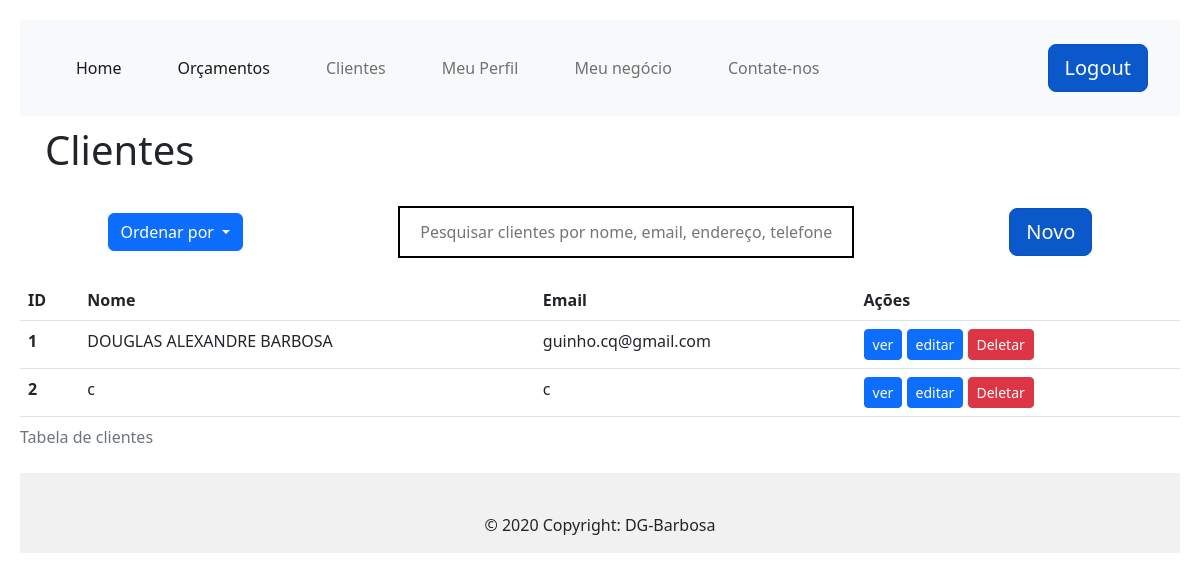
Page /clients (signed in) on the earlier database version.
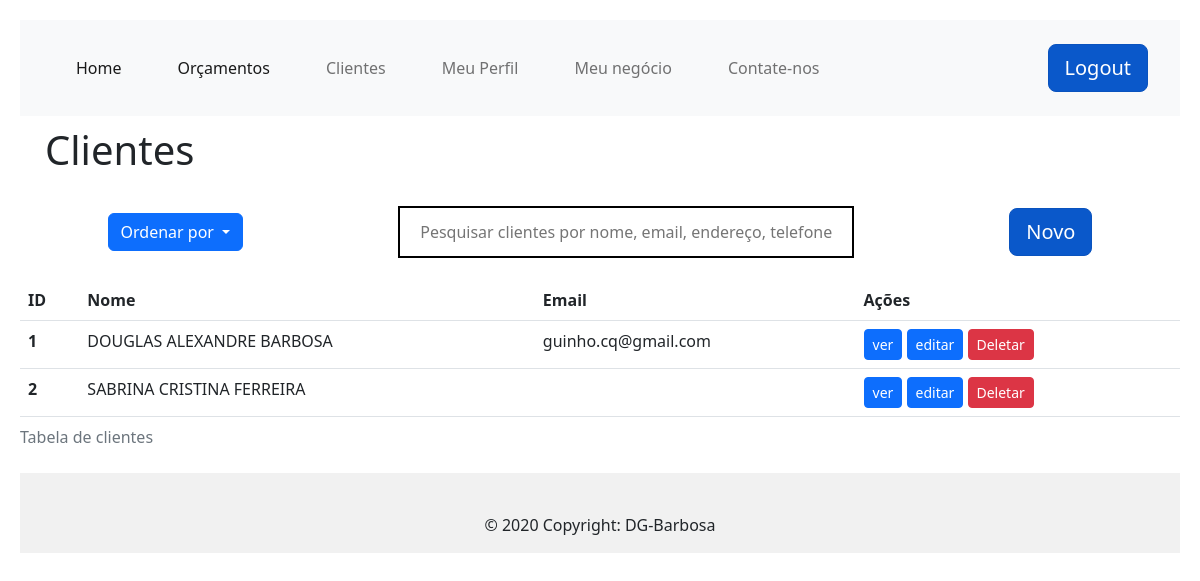
Same page on the later database version.
### app/models/tables.py (models this page shows, shortened)
class Clients(db.Model):
    _tablename__ = "clients"
    id = db.Column(db.Integer, primary_key=True, autoincrement=True)
    name = db.Column(db.String(150))
    email = db.Column(db.String, unique=True)
    address = db.Column(db.String)
    phone = db.Column(db.String)
    phone2 = db.Column(db.String)

### app/controllers/default.py (the view)
@app.route("/clients", methods=['GET'])
def clients():
    clients =  Clients.query.all()
    return render_template(
        "clients.html",
        title = "Clientes", clients=clients)

### app/controllers/default.py (called while the page is built)
@lm.user_loader
def load_user(id):
    return User.query.filter_by(id=id).first()

### app/models/tables.py (called while the page is built)
    @property
    def is_authenticated(self):
        return True

### app/templates/clients.html (shortened to what this page needs)
{% extends "base.html" %}
{% block conteudo %}
<h1 style="margin-left: 15px;padding: 10px">Clientes</h1>
<div style="display: flex; justify-content:space-around; align-items:center; margin: 10px;">
  <div class="dropdown" id="order">
    <button class="btn btn-primary dropdown-toggle" type="button" data-bs-toggle="dropdown" aria-expanded="false">
      Ordenar por
    </button>
  </div>
  <input type="text" id="myInput" style="
      background-image: url('https://img.icons8.com/search');
      background-position:right;
      background-repeat: no-repeat;
      background-size:5%;
      width: 40%; font-size: 16px;
      padding: 12px 20px 12px;
      border: 2px solid rgb(0, 0, 0);
      margin-bottom: 12px;
      margin-top: 12px;
      justify-content: center" onkeyup="myFunction()"
    placeholder="Pesquisar clientes por nome, email, endereço, telefone...">
  <div>
    <a href="{{ url_for('cadastro_clientes') }}" class="btn btn-primary btn-lg active" role="button"
      aria-pressed="true">Novo</a>
  </div>
</div>
<div>
  <table class="table" id="myTable">
    <caption>Tabela de clientes</caption>
    <thead class="thead-dark">
      <tr>
        <th scope="col">ID</th>
        <th scope="col">Nome</th>
        <th scope="col">Email</th>
        <th scope="col">Ações</th>
      </tr>
    </thead>
    <tbody id="body">
      <tr>
        {% for client in clients %}
        <th scope="row">{{ client.id }}</th>
        <td>{{ client.name }}</td>
        <td>{{ client.email }}</td>
        <td>
          <a href="/viewClient/{{ client.id }}">
            <input type="button" class="btn btn-primary btn-sm" value="ver">
          </a>
          <a href="/edit/{{ client.id }}">
            <input type="button" class="btn btn-primary btn-sm" value="editar">
          </a>
          <a href="/delete/{{client.id}}">
            <input type="button" class="btn btn-danger btn-sm" value="Deletar" />
          </a>
        </td>
      </tr>
      {% endfor %}
    </tbody>
  </table>
</div>
{% endblock %}

### app/templates/base.html (shortened to what this page needs)
<!doctype html>
<html lang="pt-br">
<head>
  <link rel=stylesheet type=text/css href="{{ url_for('static', filename='css/style.css') }}">
  <link href="https://cdn.jsdelivr.net/npm/bootstrap@5.2.3/dist/css/bootstrap.min.css" rel="stylesheet"
>
</head>
<body>
  <nav class="navbar navbar-expand-lg bg-light">
    <div class="container-fluid">
      <div class="collapse navbar-collapse" id="navbarNav">
        <ul class="navbar-nav">
          <li class="nav-item">
            <a class="nav-link active" aria-current="page" href="/">Home</a>
          </li>
          <li class="nav-item">
            <a class="nav-link active" aria-current="page" href="/orcamentos">Orçamentos</a>
          </li>
          <li class="nav-item">
            <a class="nav-link" href="/clients">Clientes</a>
          </li>
          <li class="nav-item">
            <a class="nav-link" href="/perfil">Meu Perfil</a>
          </li>
          <li class="nav-item">
            <a class="nav-link" href="/negocio">Meu negócio</a>
          </li>
          <li class="nav-item">
            <a class="nav-link" href="/contatos">Contate-nos</a>
          </li>
        </ul>
        <div class="login">
          {% if current_user.is_authenticated %}
          <a href="{{ url_for('logout') }}" class="btn btn-primary btn-lg active" role="button"
            aria-pressed="true">Logout</a>
          {% else %}
          <a href="{{ url_for('login') }}" class="btn btn-primary btn-lg active" role="button"
            aria-pressed="true">Login</a>
          <a href="#" class="btn btn-secondary btn-lg active" role="button" aria-pressed="true">Inscrever-se</a>
          {% endif %}
        </div>
      </div>
    </div>
  </nav>
  {% if current_user.is_authenticated %}
  <div>
    {% block conteudo %}
    {% endblock %}
  </div>
  {% endif %}
  <footer class="text-center text-white" style="background-color: #f1f1f1;">
    <div class="container pt-4">
      <div class="text-center text-dark p-3">
        © 2020 Copyright: DG-Barbosa
      </div>
  </footer>
</body>
</html>

### app/static/css/style.css (style rules this page uses)
body { padding: 20px; background-color: black; }
.nav-item { padding: 20px; }
a:link { text-decoration: none; }
.login { margin-left: 200px; }
#myInput { background-image: url('/css/searchicon.png'); background-position: 10px 12px; background-repeat: no-repeat; width: 100%; font-size: 16px; padding: 12px 20px 12px 40px; border: 1px solid #ddd; margin-bottom: 12px; }

Differences in the rows shown:
changed Clients id 2: name "c" → "SABRINA CRISTINA FERREIRA"; email "c" → (not shown)
